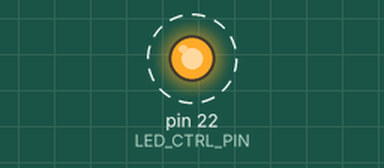
A sketch run on a simulated Arduino Mega 2560, built with avr-gcc and run on an emulated ATmega2560. On the bench: output pins drawn as LEDs (lit = HIGH). Dashed ring = blinking.

Above: at 0.5 s.
Timing chart, 0 to 4.6 s (numbered marks = the images above):
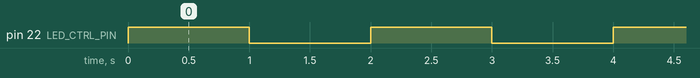

Measured:
- by itself, pin 22 (LED_CTRL_PIN): alternates HIGH for 1.0 s and LOW for 1.0 s

The sketch:

t5_pwm_smoke_test.ino
```cpp
const int LED_CTRL_PIN = 22;  // P22 通常就是 GPIO22

void setup() {
  pinMode(LED_CTRL_PIN, OUTPUT);
  digitalWrite(LED_CTRL_PIN, LOW);
}

void loop() {
  digitalWrite(LED_CTRL_PIN, HIGH);  // 通常是灯亮
  delay(1000);

  digitalWrite(LED_CTRL_PIN, LOW);   // 通常是灯灭
  delay(1000);
}
```
